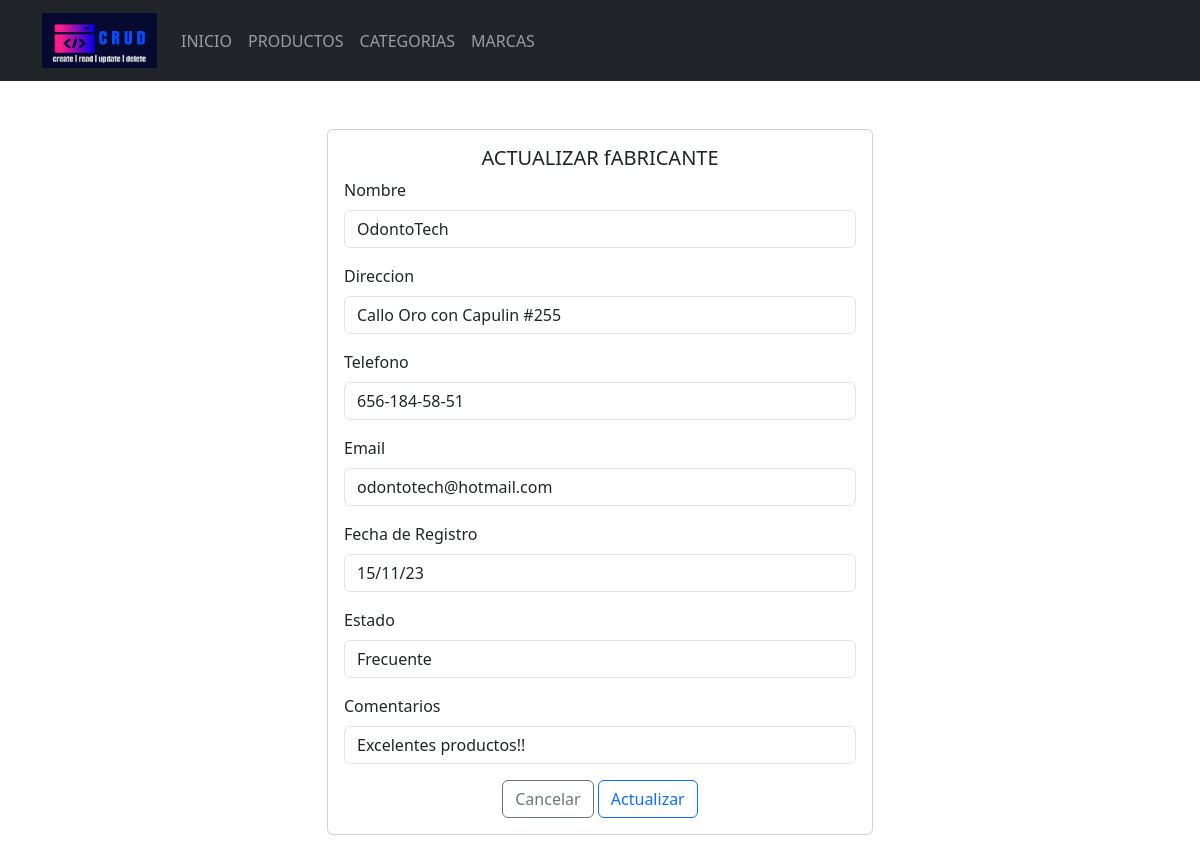
Page /Formularios/marcas/actualizar.php?Id=1 on the earlier database version.
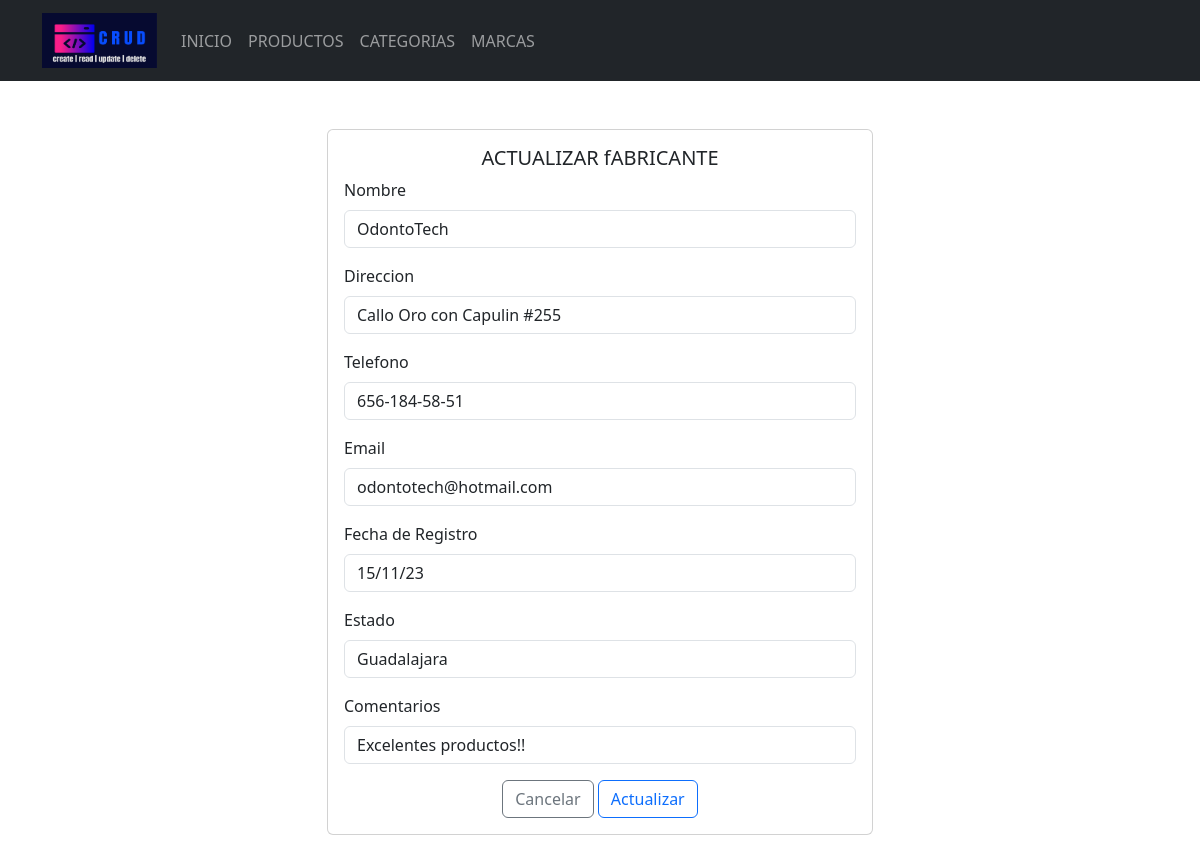
Same page on the later database version.
### tables this page shows
CREATE TABLE `fabricante` (
  `id_fabricante` int(11) NOT NULL,
  `nom_fabricante` varchar(100) NOT NULL,
  `direccion` varchar(100) NOT NULL,
  `telefono` varchar(100) NOT NULL,
  `email` varchar(100) NOT NULL,
  `fech_registro` varchar(100) NOT NULL,
  `estado` varchar(100) NOT NULL,
  `Comentarios` varchar(100) NOT NULL
);

### Formularios/marcas/actualizar.php (the view, shortened to what this page needs)
<!doctype html>
<html lang="es">
<head>
    <link rel="stylesheet" href="<?php echo base_url; ?>css/bootstrap.min.css">
<body>
    <header>
        <nav class="navbar navbar-expand-lg bg-dark" data-bs-theme="dark">
            <div class="container">
                <a class="navbar-brand" href="<?php echo base_url; ?>">
                    <img src="<?php echo base_url; ?>img/logo.png" alt="logo" height="55" width="115">
                </a>
                <div class="collapse navbar-collapse" id="mi-menu">
                    <ul class="navbar-nav">
                        <li class="nav-item">
                            <a class="nav-link" href="<?php echo base_url; ?>">INICIO</a>
                        </li>
                        <li class="nav-item">
                            <a class="nav-link" href="<?php echo base_url; ?>Formularios/productos/index.php">PRODUCTOS</a>
                        </li>
                        <li class="nav-item">
                            <a class="nav-link" href="<?php echo base_url; ?>Formularios/categorias/index.php">CATEGORIAS</a>
                        </li>
                        <li class="nav-item">
                            <a class="nav-link" href="<?php echo base_url; ?>Formularios/marcas/index.php">MARCAS</a>
                        </li>
                    </ul>
                </div>
            </div>
        </nav>
    </header>
    <div class="container mt-5 mb-5">
        <div class="row justify-content-center">
            <div class="col-md-6">
                <div class="card">
                    <div class="card-body">
                        <h5 class="card-title text-center">ACTUALIZAR fABRICANTE</h5>
                        <form action="<?php echo base_url; ?>CRUDM/editarDatos.php" method="post">
                        <?php
                            include_once("../../config/conexion.php");
                            $sql = "SELECT * FROM fabricante WHERE id_fabricante  =" . $_REQUEST['Id'];
                            $resultado = $conexion->query($sql);
                            $row = $resultado->fetch_assoc();
                            ?>
                            <div class="mb-3">
                                <label for="nom_fabricante" class="form-label">Nombre</label>
                                <input type="text" class="form-control" id="nom_fabricante" name="nom_fabricante" placeholder="Nombre del producto" value="<?php echo $row['nom_fabricante'] ?>">
                            </div>
                            <div class="mb-3">
                                <label for="direccion" class="form-label">Direccion</label>
                                <input type="text" class="form-control" id="direccion" name="direccion" placeholder="Direccion" value="<?php echo $row['direccion'] ?>">
                            </div>
                            <div class="mb-3">
                                <label for="telefono" class="form-label">Telefono</label>
                                <input type="text" class="form-control" id="telefono" name="telefono" placeholder="Telefono" value="<?php echo $row['telefono'] ?>">
                            </div>
                            <div class="mb-3">
                                <label for="email" class="form-label">Email</label>
                                <input type="text" class="form-control" id="email" name="email" placeholder="Email" value="<?php echo $row['email'] ?>">
                            </div>
                            <div class="mb-3">
                                <label for="fech_registro" class="form-label">Fecha de Registro</label>
                                <input type="text" class="form-control" id="fech_registro" name="fech_registro" placeholder="Fecha de Registro" value="<?php echo $row['fech_registro'] ?>">
                            </div>
                            <div class="mb-3">
                                <label for="estado" class="form-label">Estado</label>
                                <input type="text" class="form-control" id="estado" name="estado" placeholder="Estado de origen" value="<?php echo $row['estado'] ?>">
                            </div>
                            <div class="mb-3">
                                <label for="Comentarios" class="form-label">Comentarios</label>
                                <input type="text" class="form-control" id="Comentarios" name="Comentarios" placeholder="Comentarios" value="<?php echo $row['Comentarios'] ?>">
                            </div>
                            <div class="text-center">
                                <a href="../productos/index.php" type="submit" class="btn btn-outline-secondary">Cancelar</a>
                                <button type="submit" class="btn btn-outline-primary">Actualizar</button>
                            </div>
                        </form>
                    </div>
                </div>
            </div>
        </div>
    </div>
</body>
</html>

Differences in the rows shown:
changed fabricante "OdontoTech": estado "Frecuente" → "Guadalajara"
